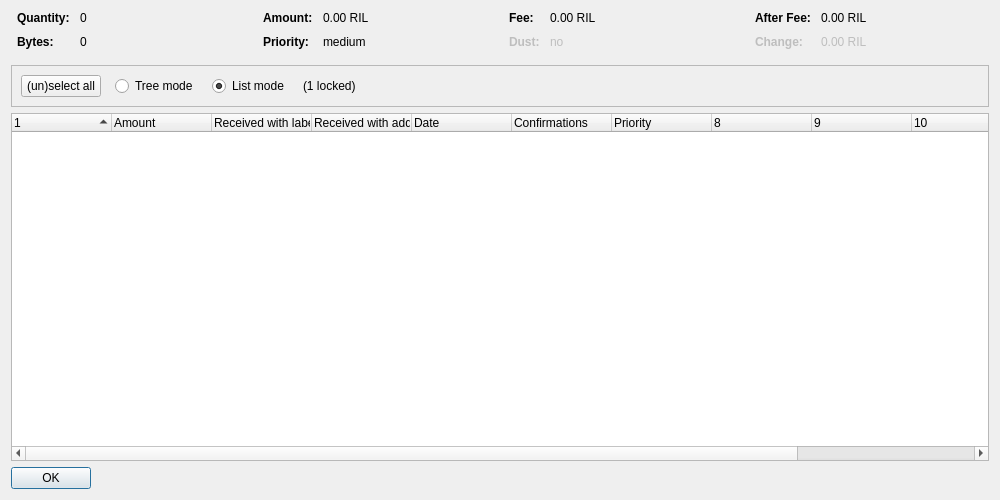
<?xml version="1.0" encoding="UTF-8"?>
<ui version="4.0">
 <class>CoinControlDialog</class>
 <widget class="QDialog" name="CoinControlDialog">
  <property name="geometry">
   <rect>
    <x>0</x>
    <y>0</y>
    <width>1000</width>
    <height>500</height>
   </rect>
  </property>
  <property name="windowTitle">
   <string>Coin Selection</string>
  </property>
  <layout class="QVBoxLayout" name="verticalLayout">
   <item>
    <layout class="QHBoxLayout" name="horizontalLayoutTop" stretch="0,0,0,0">
     <property name="topMargin">
      <number>0</number>
     </property>
     <property name="bottomMargin">
      <number>10</number>
     </property>
     <item>
      <layout class="QFormLayout" name="formLayoutCoinControl1">
       <property name="horizontalSpacing">
        <number>10</number>
       </property>
       <property name="verticalSpacing">
        <number>10</number>
       </property>
       <property name="leftMargin">
        <number>6</number>
       </property>
       <property name="rightMargin">
        <number>6</number>
       </property>
       <item row="0" column="0">
        <widget class="QLabel" name="labelCoinControlQuantityText">
         <property name="font">
          <font>
           <weight>75</weight>
           <bold>true</bold>
          </font>
         </property>
         <property name="text">
          <string>Quantity:</string>
         </property>
        </widget>
       </item>
       <item row="0" column="1">
        <widget class="QLabel" name="labelCoinControlQuantity">
         <property name="cursor">
          <cursorShape>IBeamCursor</cursorShape>
         </property>
         <property name="contextMenuPolicy">
          <enum>Qt::ActionsContextMenu</enum>
         </property>
         <property name="text">
          <string notr="true">0</string>
         </property>
         <property name="textInteractionFlags">
          <set>Qt::LinksAccessibleByMouse|Qt::TextSelectableByKeyboard|Qt::TextSelectableByMouse</set>
         </property>
        </widget>
       </item>
       <item row="1" column="0">
        <widget class="QLabel" name="labelCoinControlBytesText">
         <property name="font">
          <font>
           <weight>75</weight>
           <bold>true</bold>
          </font>
         </property>
         <property name="text">
          <string>Bytes:</string>
         </property>
        </widget>
       </item>
       <item row="1" column="1">
        <widget class="QLabel" name="labelCoinControlBytes">
         <property name="cursor">
          <cursorShape>IBeamCursor</cursorShape>
         </property>
         <property name="contextMenuPolicy">
          <enum>Qt::ActionsContextMenu</enum>
         </property>
         <property name="text">
          <string notr="true">0</string>
         </property>
         <property name="textInteractionFlags">
          <set>Qt::LinksAccessibleByMouse|Qt::TextSelectableByKeyboard|Qt::TextSelectableByMouse</set>
         </property>
        </widget>
       </item>
      </layout>
     </item>
     <item>
      <layout class="QFormLayout" name="formLayoutCoinControl2">
       <property name="horizontalSpacing">
        <number>10</number>
       </property>
       <property name="verticalSpacing">
        <number>10</number>
       </property>
       <property name="leftMargin">
        <number>6</number>
       </property>
       <property name="rightMargin">
        <number>6</number>
       </property>
       <item row="0" column="0">
        <widget class="QLabel" name="labelCoinControlAmountText">
         <property name="font">
          <font>
           <weight>75</weight>
           <bold>true</bold>
          </font>
         </property>
         <property name="text">
          <string>Amount:</string>
         </property>
        </widget>
       </item>
       <item row="0" column="1">
        <widget class="QLabel" name="labelCoinControlAmount">
         <property name="cursor">
          <cursorShape>IBeamCursor</cursorShape>
         </property>
         <property name="contextMenuPolicy">
          <enum>Qt::ActionsContextMenu</enum>
         </property>
         <property name="text">
          <string notr="true">0.00 RIL</string>
         </property>
         <property name="textInteractionFlags">
          <set>Qt::LinksAccessibleByMouse|Qt::TextSelectableByKeyboard|Qt::TextSelectableByMouse</set>
         </property>
        </widget>
       </item>
       <item row="1" column="0">
        <widget class="QLabel" name="labelCoinControlPriorityText">
         <property name="font">
          <font>
           <weight>75</weight>
           <bold>true</bold>
          </font>
         </property>
         <property name="text">
          <string>Priority:</string>
         </property>
        </widget>
       </item>
       <item row="1" column="1">
        <widget class="QLabel" name="labelCoinControlPriority">
         <property name="cursor">
          <cursorShape>IBeamCursor</cursorShape>
         </property>
         <property name="contextMenuPolicy">
          <enum>Qt::ActionsContextMenu</enum>
         </property>
         <property name="text">
          <string notr="true">medium</string>
         </property>
         <property name="textInteractionFlags">
          <set>Qt::LinksAccessibleByMouse|Qt::TextSelectableByKeyboard|Qt::TextSelectableByMouse</set>
         </property>
        </widget>
       </item>
      </layout>
     </item>
     <item>
      <layout class="QFormLayout" name="formLayoutCoinControl3">
       <property name="horizontalSpacing">
        <number>10</number>
       </property>
       <property name="verticalSpacing">
        <number>10</number>
       </property>
       <property name="leftMargin">
        <number>6</number>
       </property>
       <property name="rightMargin">
        <number>6</number>
       </property>
       <item row="0" column="0">
        <widget class="QLabel" name="labelCoinControlFeeText">
         <property name="font">
          <font>
           <weight>75</weight>
           <bold>true</bold>
          </font>
         </property>
         <property name="text">
          <string>Fee:</string>
         </property>
        </widget>
       </item>
       <item row="0" column="1">
        <widget class="QLabel" name="labelCoinControlFee">
         <property name="cursor">
          <cursorShape>IBeamCursor</cursorShape>
         </property>
         <property name="contextMenuPolicy">
          <enum>Qt::ActionsContextMenu</enum>
         </property>
         <property name="text">
          <string notr="true">0.00 RIL</string>
         </property>
         <property name="textInteractionFlags">
          <set>Qt::LinksAccessibleByMouse|Qt::TextSelectableByKeyboard|Qt::TextSelectableByMouse</set>
         </property>
        </widget>
       </item>
       <item row="1" column="0">
        <widget class="QLabel" name="labelCoinControlLowOutputText">
         <property name="enabled">
          <bool>false</bool>
         </property>
         <property name="font">
          <font>
           <weight>75</weight>
           <bold>true</bold>
          </font>
         </property>
         <property name="text">
          <string>Dust:</string>
         </property>
        </widget>
       </item>
       <item row="1" column="1">
        <widget class="QLabel" name="labelCoinControlLowOutput">
         <property name="enabled">
          <bool>false</bool>
         </property>
         <property name="cursor">
          <cursorShape>IBeamCursor</cursorShape>
         </property>
         <property name="contextMenuPolicy">
          <enum>Qt::ActionsContextMenu</enum>
         </property>
         <property name="text">
          <string notr="true">no</string>
         </property>
         <property name="textInteractionFlags">
          <set>Qt::LinksAccessibleByMouse|Qt::TextSelectableByKeyboard|Qt::TextSelectableByMouse</set>
         </property>
        </widget>
       </item>
      </layout>
     </item>
     <item>
      <layout class="QFormLayout" name="formLayoutCoinControl4">
       <property name="horizontalSpacing">
        <number>10</number>
       </property>
       <property name="verticalSpacing">
        <number>10</number>
       </property>
       <property name="leftMargin">
        <number>6</number>
       </property>
       <property name="rightMargin">
        <number>6</number>
       </property>
       <item row="0" column="0">
        <widget class="QLabel" name="labelCoinControlAfterFeeText">
         <property name="font">
          <font>
           <weight>75</weight>
           <bold>true</bold>
          </font>
         </property>
         <property name="text">
          <string>After Fee:</string>
         </property>
        </widget>
       </item>
       <item row="0" column="1">
        <widget class="QLabel" name="labelCoinControlAfterFee">
         <property name="cursor">
          <cursorShape>IBeamCursor</cursorShape>
         </property>
         <property name="contextMenuPolicy">
          <enum>Qt::ActionsContextMenu</enum>
         </property>
         <property name="text">
          <string notr="true">0.00 RIL</string>
         </property>
         <property name="textInteractionFlags">
          <set>Qt::LinksAccessibleByMouse|Qt::TextSelectableByKeyboard|Qt::TextSelectableByMouse</set>
         </property>
        </widget>
       </item>
       <item row="1" column="0">
        <widget class="QLabel" name="labelCoinControlChangeText">
         <property name="enabled">
          <bool>false</bool>
         </property>
         <property name="font">
          <font>
           <weight>75</weight>
           <bold>true</bold>
          </font>
         </property>
         <property name="text">
          <string>Change:</string>
         </property>
        </widget>
       </item>
       <item row="1" column="1">
        <widget class="QLabel" name="labelCoinControlChange">
         <property name="enabled">
          <bool>false</bool>
         </property>
         <property name="cursor">
          <cursorShape>IBeamCursor</cursorShape>
         </property>
         <property name="contextMenuPolicy">
          <enum>Qt::ActionsContextMenu</enum>
         </property>
         <property name="text">
          <string notr="true">0.00 RIL</string>
         </property>
         <property name="textInteractionFlags">
          <set>Qt::LinksAccessibleByMouse|Qt::TextSelectableByKeyboard|Qt::TextSelectableByMouse</set>
         </property>
        </widget>
       </item>
      </layout>
     </item>
    </layout>
   </item>
   <item>
    <widget class="QFrame" name="frame">
     <property name="minimumSize">
      <size>
       <width>0</width>
       <height>40</height>
      </size>
     </property>
     <property name="frameShape">
      <enum>QFrame::StyledPanel</enum>
     </property>
     <property name="frameShadow">
      <enum>QFrame::Sunken</enum>
     </property>
     <layout class="QHBoxLayout" name="horizontalLayout">
      <item>
       <layout class="QHBoxLayout" name="horizontalLayoutPanel" stretch="0,0,0,0,0">
        <property name="spacing">
         <number>14</number>
        </property>
        <item>
         <widget class="QPushButton" name="pushButtonSelectAll">
          <property name="sizePolicy">
           <sizepolicy hsizetype="Maximum" vsizetype="Fixed">
            <horstretch>0</horstretch>
            <verstretch>0</verstretch>
           </sizepolicy>
          </property>
          <property name="text">
           <string>(un)select all</string>
          </property>
          <property name="autoDefault">
           <bool>false</bool>
          </property>
         </widget>
        </item>
        <item>
         <widget class="QRadioButton" name="radioTreeMode">
          <property name="sizePolicy">
           <sizepolicy hsizetype="Maximum" vsizetype="Fixed">
            <horstretch>0</horstretch>
            <verstretch>0</verstretch>
           </sizepolicy>
          </property>
          <property name="text">
           <string>Tree mode</string>
          </property>
         </widget>
        </item>
        <item>
         <widget class="QRadioButton" name="radioListMode">
          <property name="sizePolicy">
           <sizepolicy hsizetype="Maximum" vsizetype="Fixed">
            <horstretch>0</horstretch>
            <verstretch>0</verstretch>
           </sizepolicy>
          </property>
          <property name="text">
           <string>List mode</string>
          </property>
          <property name="checked">
           <bool>true</bool>
          </property>
         </widget>
        </item>
        <item>
         <widget class="QLabel" name="labelLocked">
          <property name="text">
           <string notr="true">(1 locked)</string>
          </property>
         </widget>
        </item>
        <item>
         <spacer name="horizontalSpacer">
          <property name="orientation">
           <enum>Qt::Horizontal</enum>
          </property>
          <property name="sizeHint" stdset="0">
           <size>
            <width>40</width>
            <height>20</height>
           </size>
          </property>
         </spacer>
        </item>
       </layout>
      </item>
     </layout>
    </widget>
   </item>
   <item>
    <widget class="CoinControlTreeWidget" name="treeWidget">
     <property name="contextMenuPolicy">
      <enum>Qt::CustomContextMenu</enum>
     </property>
     <property name="sortingEnabled">
      <bool>false</bool>
     </property>
     <property name="columnCount">
      <number>12</number>
     </property>
     <attribute name="headerShowSortIndicator" stdset="0">
      <bool>true</bool>
     </attribute>
     <attribute name="headerStretchLastSection">
      <bool>false</bool>
     </attribute>
     <column>
      <property name="text">
       <string/>
      </property>
     </column>
     <column>
      <property name="text">
       <string>Amount</string>
      </property>
     </column>
     <column>
      <property name="text">
       <string>Received with label</string>
      </property>
     </column>
     <column>
      <property name="text">
       <string>Received with address</string>
      </property>
     </column>
     <column>
      <property name="text">
       <string>Date</string>
      </property>
     </column>
     <column>
      <property name="text">
       <string>Confirmations</string>
      </property>
      <property name="toolTip">
       <string>Confirmed</string>
      </property>
     </column>
     <column>
      <property name="text">
       <string>Priority</string>
      </property>
     </column>
     <column>
      <property name="text">
       <string/>
      </property>
     </column>
     <column>
      <property name="text">
       <string/>
      </property>
     </column>
     <column>
      <property name="text">
       <string/>
      </property>
     </column>
     <column>
      <property name="text">
       <string/>
      </property>
     </column>
     <column>
      <property name="text">
       <string/>
      </property>
     </column>
    </widget>
   </item>
   <item>
    <widget class="QDialogButtonBox" name="buttonBox">
     <property name="sizePolicy">
      <sizepolicy hsizetype="Maximum" vsizetype="Fixed">
       <horstretch>0</horstretch>
       <verstretch>0</verstretch>
      </sizepolicy>
     </property>
     <property name="orientation">
      <enum>Qt::Horizontal</enum>
     </property>
     <property name="standardButtons">
      <set>QDialogButtonBox::Ok</set>
     </property>
    </widget>
   </item>
  </layout>
 </widget>
 <customwidgets>
  <customwidget>
   <class>CoinControlTreeWidget</class>
   <extends>QTreeWidget</extends>
   <header>coincontroltreewidget.h</header>
  </customwidget>
 </customwidgets>
 <resources/>
 <connections/>
</ui>
